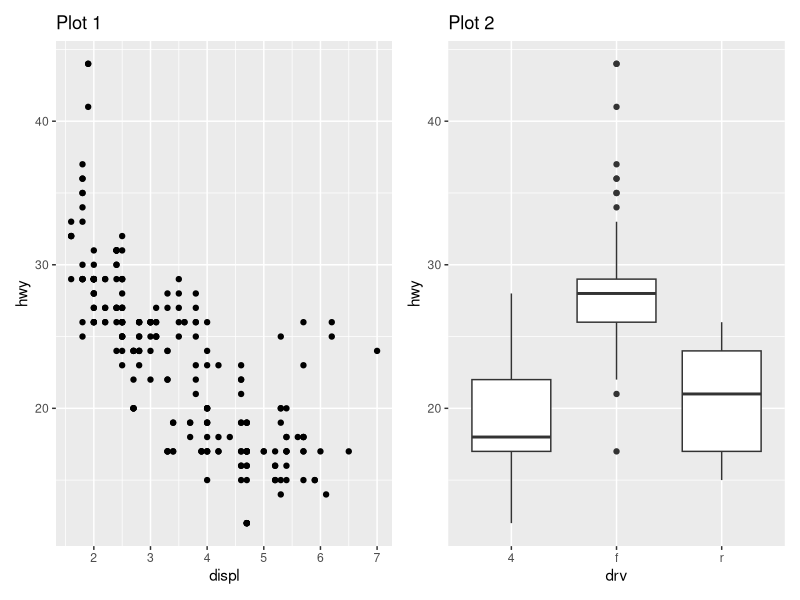
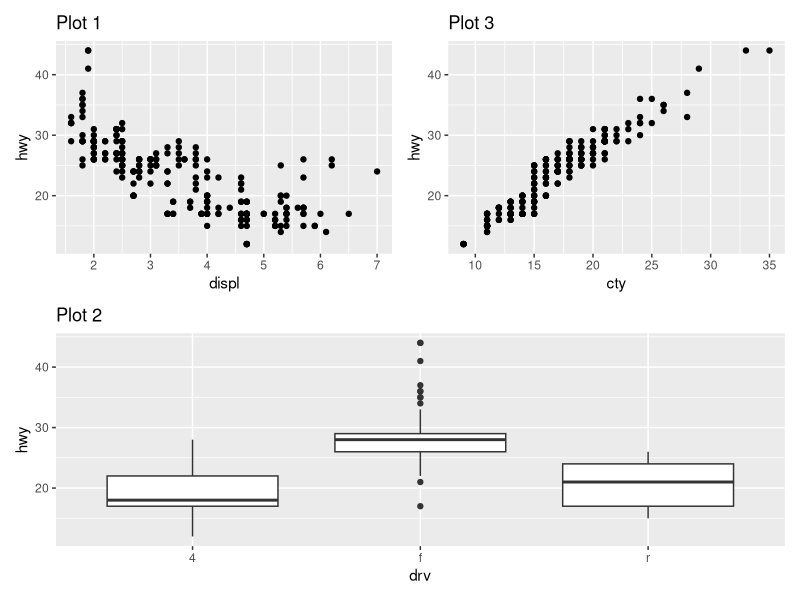
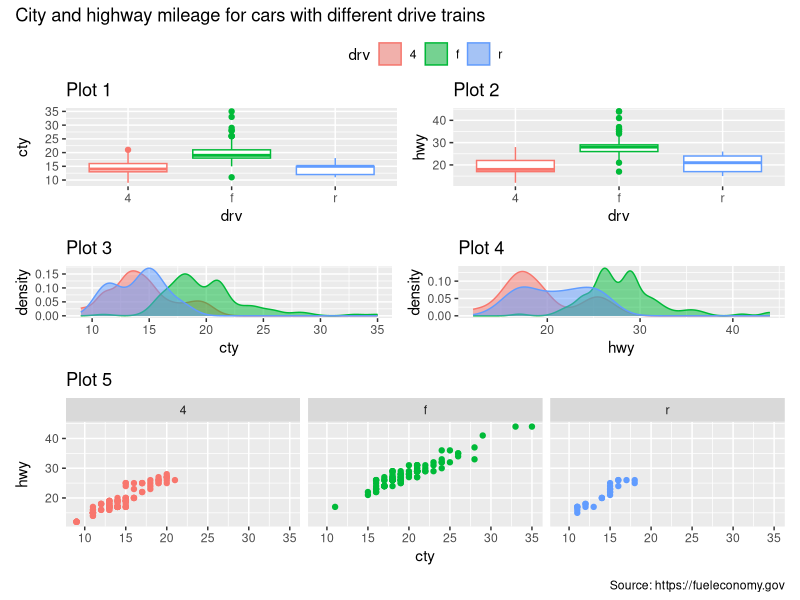
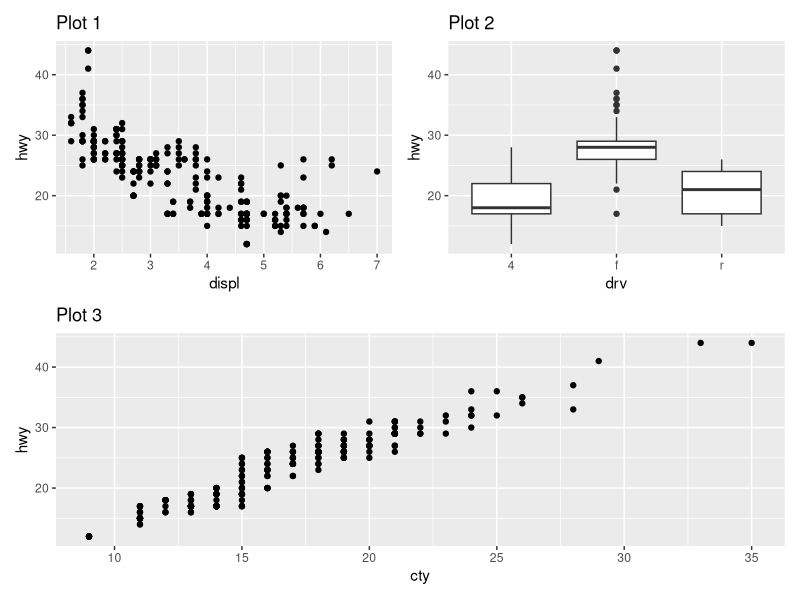
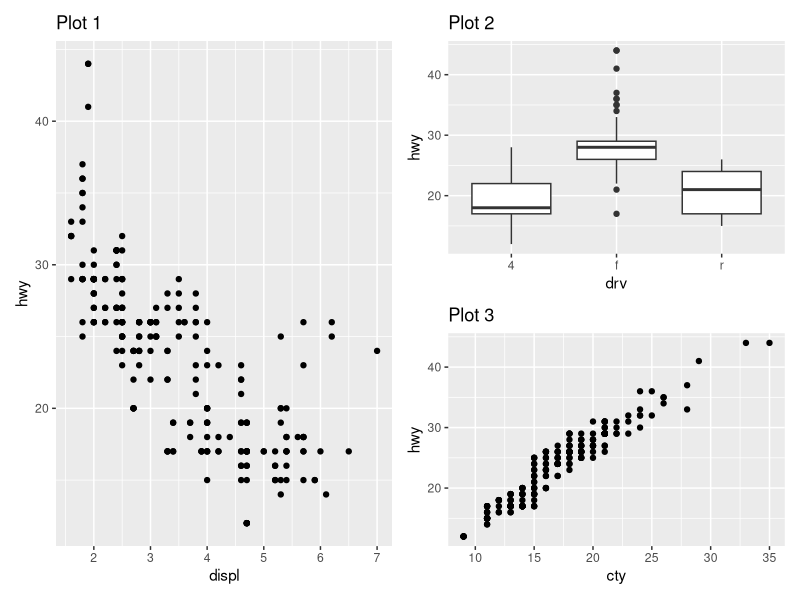
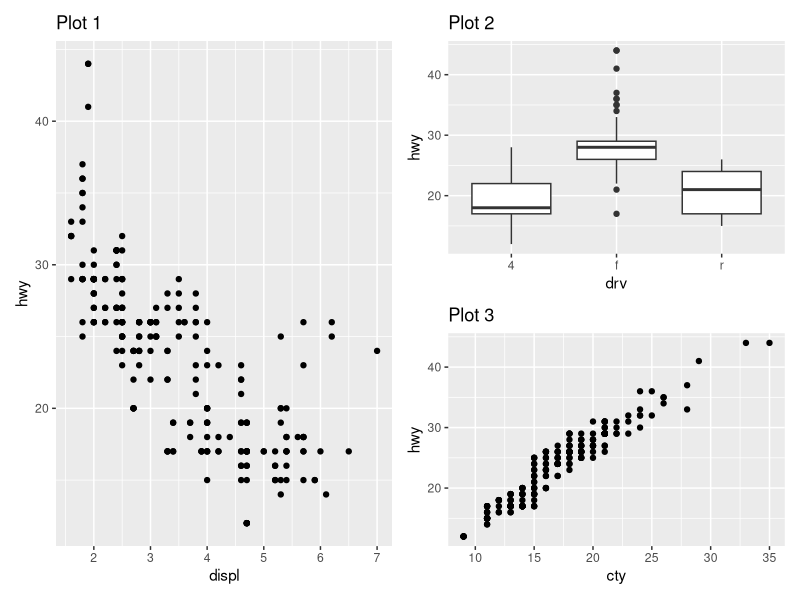
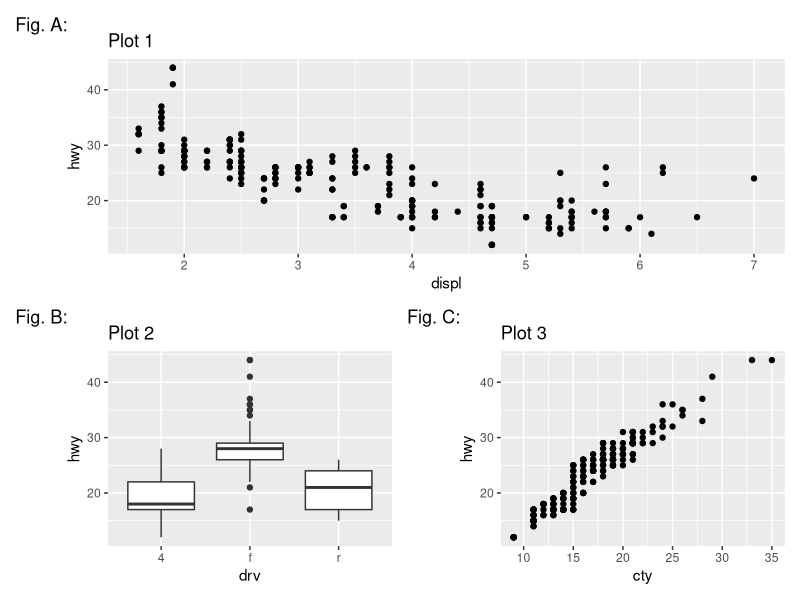

Write the R code that produced these figures, in order.
{
  library("tidyverse")
  library("scales")
  library("ggrepel")
  library("patchwork")
}

p1 <- ggplot(mpg, aes(x = displ, y = hwy)) + 
  geom_point() + 
  labs(title = "Plot 1")

p2 <- ggplot(mpg, aes(x = drv, y = hwy)) + 
  geom_boxplot() + 
  labs(title = "Plot 2")

# patchwork package allows combining multiple plots into one graphic
# by adding functionality to + operator
p1 + p2

p3 <- ggplot(mpg, aes(x = cty, y = hwy)) + 
  geom_point() + 
  labs(title = "Plot 3")
# | places plots next to each other, / moves following plot to next line
(p1 | p3) / p2

# patchwork allows collecting legends from multiple plots into one legend,
# customizing legend placement, plot dimensions, and common titles + captions
plot1 <- ggplot(mpg, aes(x = drv, y = cty, color = drv)) + 
  geom_boxplot(show.legend = FALSE) + 
  labs(title = "Plot 1")

plot2 <- ggplot(mpg, aes(x = drv, y = hwy, color = drv)) + 
  geom_boxplot(show.legend = FALSE) + 
  labs(title = "Plot 2")

plot3 <- ggplot(mpg, aes(x = cty, color = drv, fill = drv)) + 
  geom_density(alpha = 0.5) + 
  labs(title = "Plot 3")

plot4 <- ggplot(mpg, aes(x = hwy, color = drv, fill = drv)) + 
  geom_density(alpha = 0.5) + 
  labs(title = "Plot 4")

plot5 <- ggplot(mpg, aes(x = cty, y = hwy, color = drv)) + 
  geom_point(show.legend = FALSE) + 
  facet_wrap(~drv) + 
  labs(title = "Plot 5")

# guide_area() is space allocated for plot legends
(guide_area() / (plot1 + plot2) / (plot3 + plot4) / plot5) + 
  plot_annotation(
    title = "City and highway mileage for cars with different drive trains",
    caption = "Source: https://fueleconomy.gov"
  ) + 
  plot_layout(
    guides = "collect",
    heights = c(1, 3, 2, 4) # customize heights of plots in each row
  ) &
  theme(legend.position = "top") # collect legends at top of plot
# & is used to modify patchwork plot instead of individual plots
# see https://patchwork.data-imaginist.com for more on patchwork package

# read Fundamentals of Data Visualization at https://clauswilke.com/dataviz/
# for a comprehensive understanding of what makes plots good, bad, or ugly

# -------------------------------------------------------------------------

# 1. What happens if you omit the parentheses in the following plot layout?
# Can you explain why this happens?
(p1 | p2) / p3

# Omitting the parentheses results in p1 spanning two rows,
# while p2 and p3 are stacked on top of each other.
p1 | p2 / p3

# This occurs because / is evaluated before |, so the above layout
# is equivalent to the following layout with parentheses added
p1 | (p2 / p3)


# 2. Using the three plots from the previous exercise,
# recreate the following patchwork.
p1 <- p1 + labs(tag = "Fig. A:")
p2 <- p2 + labs(tag = "Fig. B:")
p3 <- p3 + labs(tag = "Fig. C:")
(p1) / (p2 + p3)
